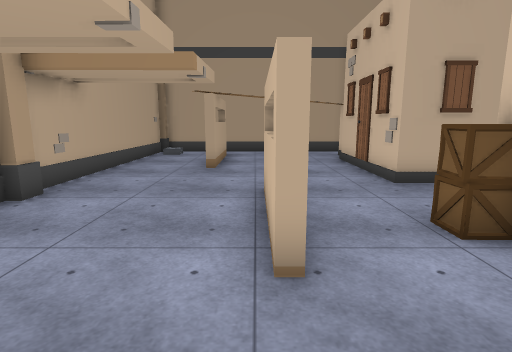
view 1 (above)

18 first-person views from a walk through a scene from a Unity 3-D project. The camera is 1.5 m above the floor, tilts 10° down and sees 80° across. The floor is counted in squares, 1 m on a side. Each view is taken from the middle of a square. On the plan, view 1 faces up. The plan holds only what a view shows up to about 15 squares ahead; the rest is blank. The place goes on beyond the plan. The player is left out. Some animated figures are left out. Some surface patterns are stand-ins.

view 2
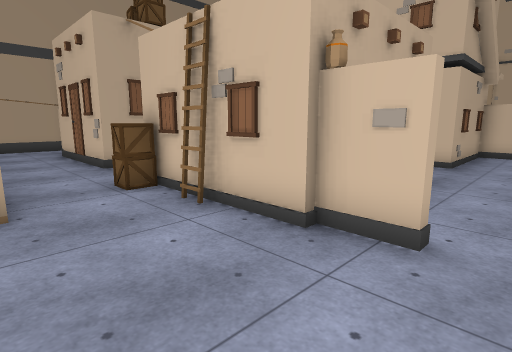

view 3
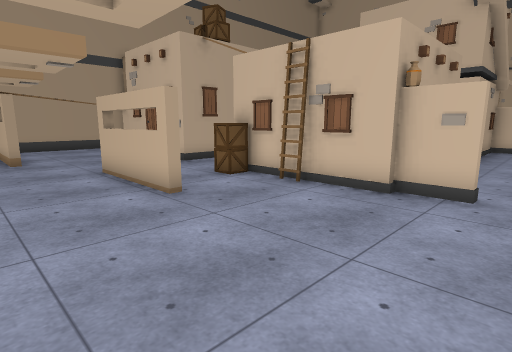

view 4
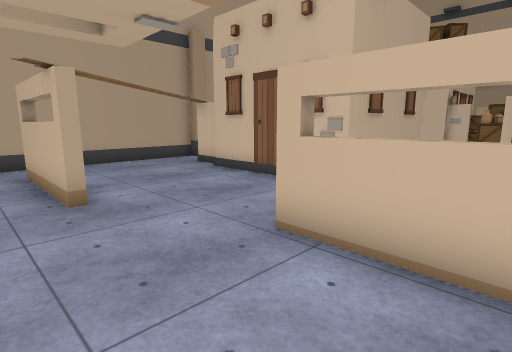

view 5
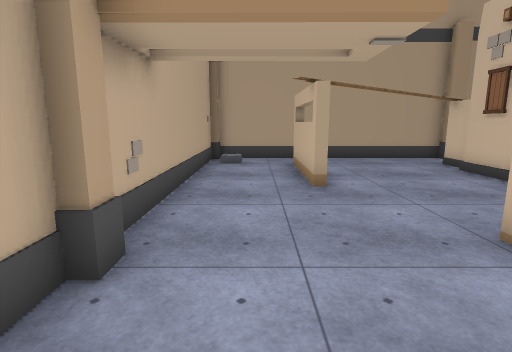

view 6
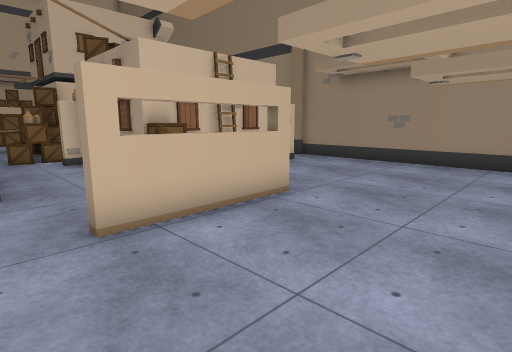

view 7
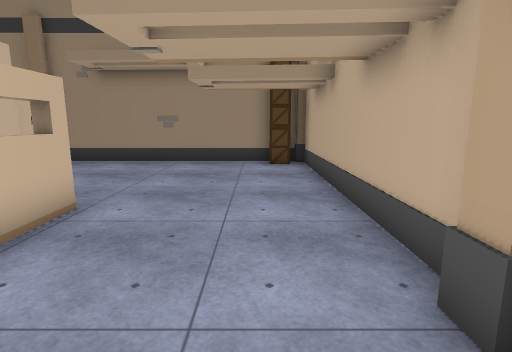

view 8
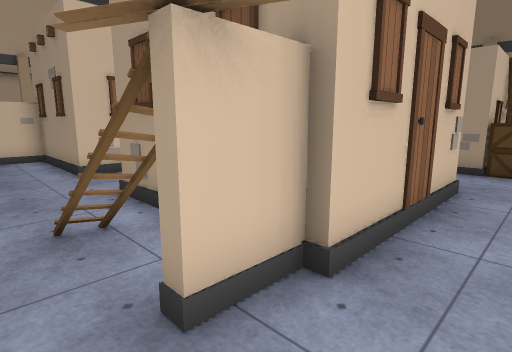

view 9
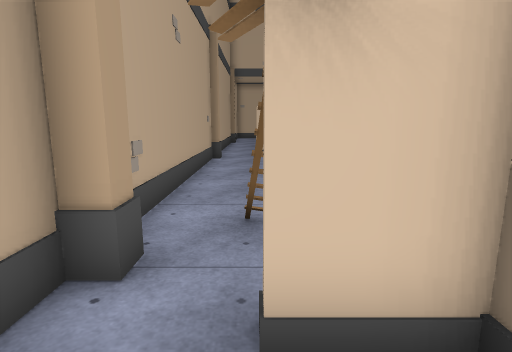

view 10
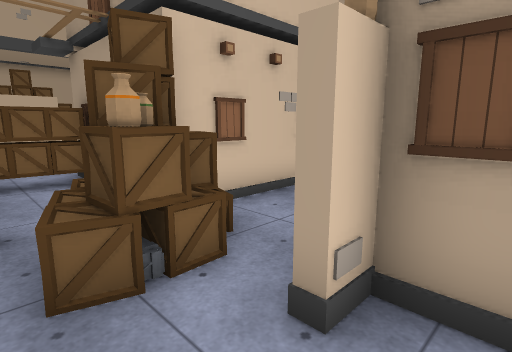

view 11
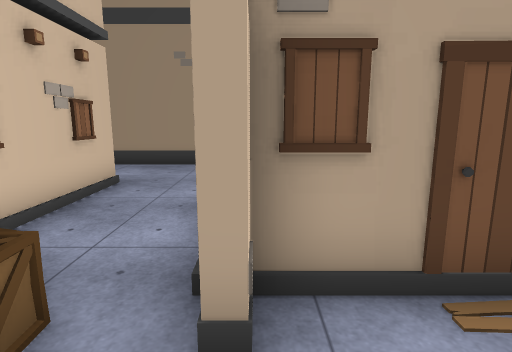

view 12
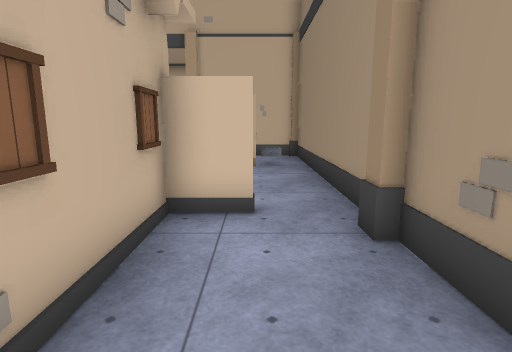

view 13
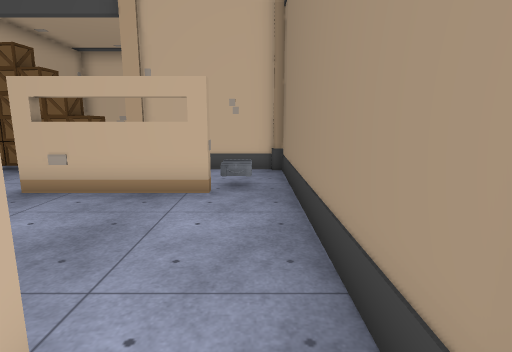

view 14
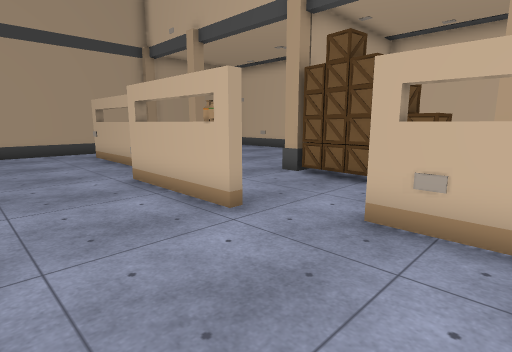

view 15
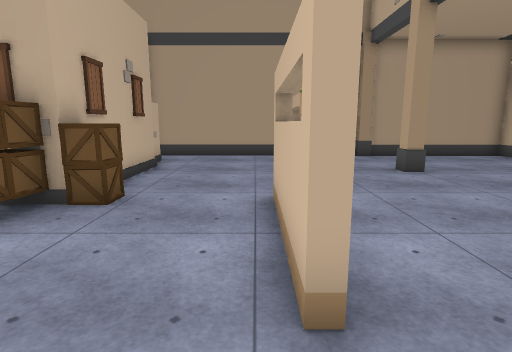

view 16
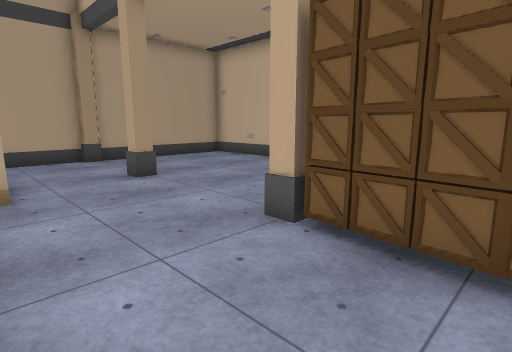

view 17
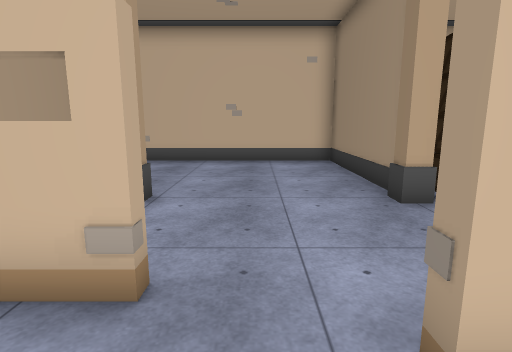

view 18
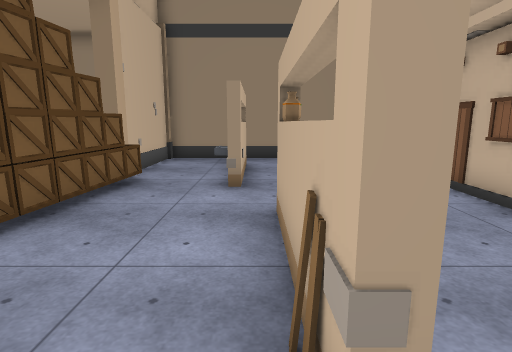

### Floor plan
Key: @ floor where view 1 was taken; # wall or solid block; x gap in a wall; . floor; = window, fence, low wall or low ledge; B building; A box; P plank; O other object.
Columns run from 5 left of view 1 to 31 right of it. Each row starts with its distance up from view 1.
 16 ###########OO########################
 15 #.........x.........................#
 14 #O.##....##=..............O#........#
 13 #..##....##..........O....##........#
 12 #..##....#  ##...#####....# ........#
 11 #..##....#       #   #....# ........#
 10 #..##....#           #....O#........#
  9 #........##          #..............#
  8 O........B####   B  ##A..#O.........#
  7 O..............A.OBBAAA..#P.........#
  6 #....=.........AAO..AA...##...## ####
  5 #....=....... .A ABBAA...##..AA
  4 #....=..A#####.. #  #B...##..AA
  3 #....#...#    ...#  ##.......AA     #
  2 #........#    ...#   #....#O.AA     #
  1 #........#    ...#   # ...# .A#
  0 #....@...#   B...#####....# ..#
 -1 #........  ..........#....# ..#
 -2 #.........................#O..#
 -3 #A...........  ...............#
 -4 #####OO####    ###OO###########

Where each view was taken, in squares from view 1:
view 1: 0 up, 0 right, facing up
view 2: 3 down, 0 right, facing up-right
view 3: 3 down, 3 left, facing up-right
view 4: 4 up, 3 left, facing up-right
view 5: 3 up, 3 left, facing up
view 6: 8 up, 4 left, facing down-right
view 7: 8 up, 3 left, facing down
view 8: 15 up, 2 right, facing down-right
view 9: 14 up, 2 right, facing right
view 10: 7 up, 7 right, facing down-right
view 11: 7 up, 8 right, facing down
view 12: 2 down, 11 right, facing right
view 13: 3 down, 15 right, facing right
view 14: 0 up, 17 right, facing up-right
view 15: 2 up, 20 right, facing up
view 16: 3 up, 21 right, facing up-right
view 17: 9 up, 19 right, facing right
view 18: 9 up, 21 right, facing down
